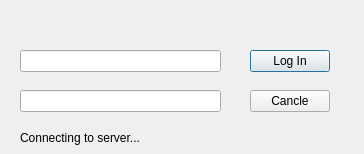
<?xml version="1.0" encoding="UTF-8"?>
<ui version="4.0">
 <class>LogInDialog</class>
 <widget class="QDialog" name="LogInDialog">
  <property name="geometry">
   <rect>
    <x>0</x>
    <y>0</y>
    <width>364</width>
    <height>154</height>
   </rect>
  </property>
  <property name="windowTitle">
   <string>Dialog</string>
  </property>
  <widget class="QLineEdit" name="txtUserName">
   <property name="geometry">
    <rect>
     <x>20</x>
     <y>50</y>
     <width>201</width>
     <height>22</height>
    </rect>
   </property>
  </widget>
  <widget class="QLineEdit" name="txtPass">
   <property name="geometry">
    <rect>
     <x>20</x>
     <y>90</y>
     <width>201</width>
     <height>22</height>
    </rect>
   </property>
   <property name="echoMode">
    <enum>QLineEdit::Password</enum>
   </property>
  </widget>
  <widget class="QPushButton" name="btnLogIn">
   <property name="geometry">
    <rect>
     <x>250</x>
     <y>50</y>
     <width>80</width>
     <height>22</height>
    </rect>
   </property>
   <property name="text">
    <string>Log In</string>
   </property>
  </widget>
  <widget class="QPushButton" name="btnCancle">
   <property name="geometry">
    <rect>
     <x>250</x>
     <y>90</y>
     <width>80</width>
     <height>22</height>
    </rect>
   </property>
   <property name="text">
    <string>Cancle</string>
   </property>
  </widget>
  <widget class="QLabel" name="label">
   <property name="geometry">
    <rect>
     <x>20</x>
     <y>130</y>
     <width>141</width>
     <height>16</height>
    </rect>
   </property>
   <property name="text">
    <string>Connecting to server...</string>
   </property>
  </widget>
  <widget class="QLabel" name="lblStatus">
   <property name="geometry">
    <rect>
     <x>20</x>
     <y>20</y>
     <width>201</width>
     <height>16</height>
    </rect>
   </property>
   <property name="text">
    <string/>
   </property>
  </widget>
 </widget>
 <resources/>
 <connections/>
</ui>
